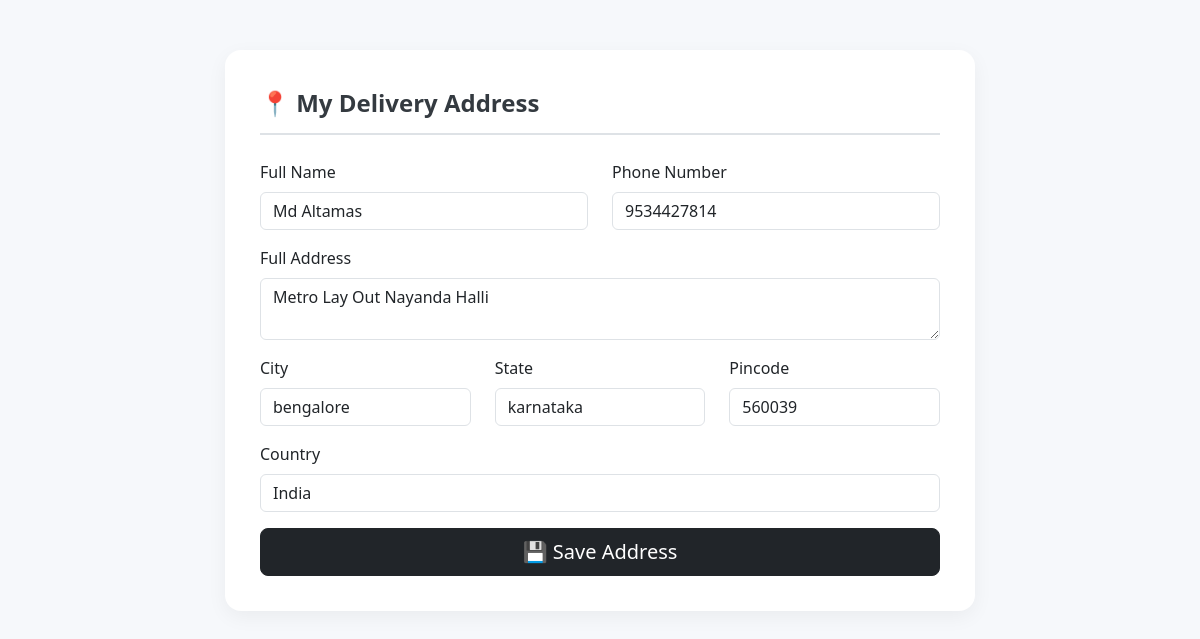
/my_address.php (signed in), run on the app's committed database.
### tables this page shows
CREATE TABLE `addresses` (
  `id` int(11) NOT NULL,
  `user_id` int(11) NOT NULL,
  `name` varchar(255) NOT NULL,
  `phone` varchar(20) NOT NULL,
  `address` text NOT NULL,
  `city` varchar(100) NOT NULL,
  `state` varchar(100) NOT NULL,
  `country` varchar(100) NOT NULL DEFAULT 'India',
  `pincode` varchar(10) NOT NULL,
  `is_default` tinyint(1) NOT NULL DEFAULT 0,
  `created_at` timestamp NOT NULL DEFAULT current_timestamp(),
  `updated_at` timestamp NOT NULL DEFAULT current_timestamp() ON UPDATE current_timestamp(),
  `full_name` varchar(255) NOT NULL,
  `mobile` varchar(15) DEFAULT NULL,
  `type` varchar(20) DEFAULT NULL
);

### my_address.php (the view, shortened to what this page needs)
<?php
include 'config.php';
$user_id = $_SESSION['user_id'] ?? null;
$data = mysqli_fetch_assoc(mysqli_query($conn, "SELECT * FROM addresses WHERE user_id = '$user_id'")) ?? [];
?>
<!DOCTYPE html>
<html lang="en">
<head>
    <link href="https://cdn.jsdelivr.net/npm/bootstrap@5.3.3/dist/css/bootstrap.min.css" rel="stylesheet">
</head>
<body>
<div class="container">
    <div class="address-card">
        <div class="address-header">📍 My Delivery Address</div>
        <form method="POST" action="">
            <div class="row mb-3">
                <div class="col-md-6">
                    <label class="form-label">Full Name</label>
                    <input type="text" name="name" class="form-control" required value="<?= htmlspecialchars($data['name'] ?? '') ?>">
                </div>
                <div class="col-md-6">
                    <label class="form-label">Phone Number</label>
                    <input type="text" name="phone" class="form-control" required value="<?= htmlspecialchars($data['phone'] ?? '') ?>">
                </div>
            </div>
            <div class="mb-3">
                <label class="form-label">Full Address</label>
                <textarea name="address" class="form-control" rows="2" required><?= htmlspecialchars($data['address'] ?? '') ?></textarea>
            </div>
            <div class="row mb-3">
                <div class="col-md-4">
                    <label class="form-label">City</label>
                    <input type="text" name="city" class="form-control" required value="<?= htmlspecialchars($data['city'] ?? '') ?>">
                </div>
                <div class="col-md-4">
                    <label class="form-label">State</label>
                    <input type="text" name="state" class="form-control" required value="<?= htmlspecialchars($data['state'] ?? '') ?>">
                </div>
                <div class="col-md-4">
                    <label class="form-label">Pincode</label>
                    <input type="text" name="pincode" class="form-control" required value="<?= htmlspecialchars($data['pincode'] ?? '') ?>">
                </div>
            </div>
            <div class="mb-3">
                <label class="form-label">Country</label>
                <input type="text" class="form-control" value="India" readonly>
            </div>
            <div class="d-grid gap-2">
                <button class="btn btn-dark btn-lg" type="submit">💾 Save Address</button>
            </div>
        </form>
    </div>
</div>
</body>
</html>

### my_address.php (style rules this page uses)
body { background-color: #f6f8fb; font-family: 'Segoe UI', sans-serif; }
.address-card { background: #fff; border-radius: 16px; box-shadow: 0 6px 20px rgba(0,0,0,0.05); padding: 35px; margin: 50px auto; max-width: 750px; }
.address-header { font-size: 24px; font-weight: 600; color: #343a40; margin-bottom: 25px; border-bottom: 2px solid #dee2e6; padding-bottom: 12px; }
.form-label { font-weight: 500; }

### data on the page
addresses: name "Md Altamas", phone "9534427814", address "Metro Lay Out Nayanda Halli", city "bengalore", state "karnataka", pincode "560039"
